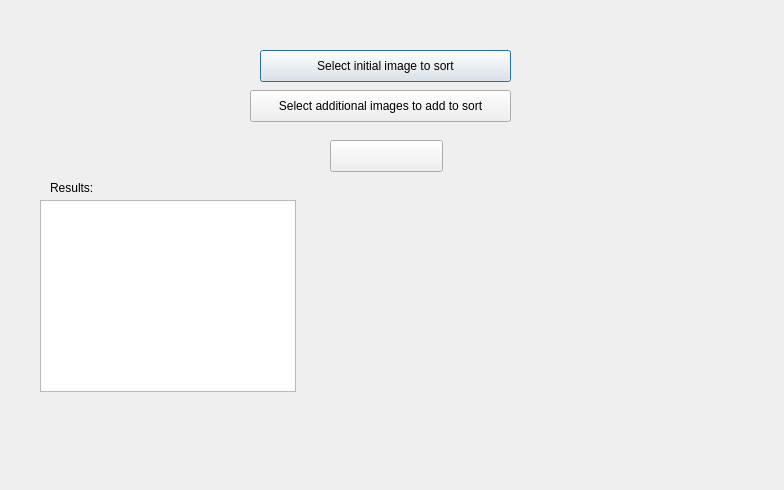
<?xml version="1.0" encoding="UTF-8"?>
<ui version="4.0">
 <class>Dialog</class>
 <widget class="QDialog" name="Dialog">
  <property name="geometry">
   <rect>
    <x>0</x>
    <y>0</y>
    <width>784</width>
    <height>490</height>
   </rect>
  </property>
  <property name="windowTitle">
   <string>Dialog</string>
  </property>
  <widget class="QPushButton" name="pushButton1">
   <property name="geometry">
    <rect>
     <x>260</x>
     <y>50</y>
     <width>251</width>
     <height>32</height>
    </rect>
   </property>
   <property name="text">
    <string>Select initial image to sort</string>
   </property>
  </widget>
  <widget class="QListWidget" name="listWidget">
   <property name="geometry">
    <rect>
     <x>40</x>
     <y>200</y>
     <width>256</width>
     <height>192</height>
    </rect>
   </property>
  </widget>
  <widget class="QPushButton" name="pushButton2">
   <property name="geometry">
    <rect>
     <x>250</x>
     <y>90</y>
     <width>261</width>
     <height>32</height>
    </rect>
   </property>
   <property name="text">
    <string>Select additional images to add to sort</string>
   </property>
  </widget>
  <widget class="QLabel" name="label1">
   <property name="geometry">
    <rect>
     <x>50</x>
     <y>180</y>
     <width>91</width>
     <height>16</height>
    </rect>
   </property>
   <property name="text">
    <string>Results:</string>
   </property>
  </widget>
  <widget class="QPushButton" name="pushButton">
   <property name="geometry">
    <rect>
     <x>330</x>
     <y>140</y>
     <width>113</width>
     <height>32</height>
    </rect>
   </property>
   <property name="text">
    <string/>
   </property>
  </widget>
 </widget>
 <resources/>
 <connections/>
</ui>
